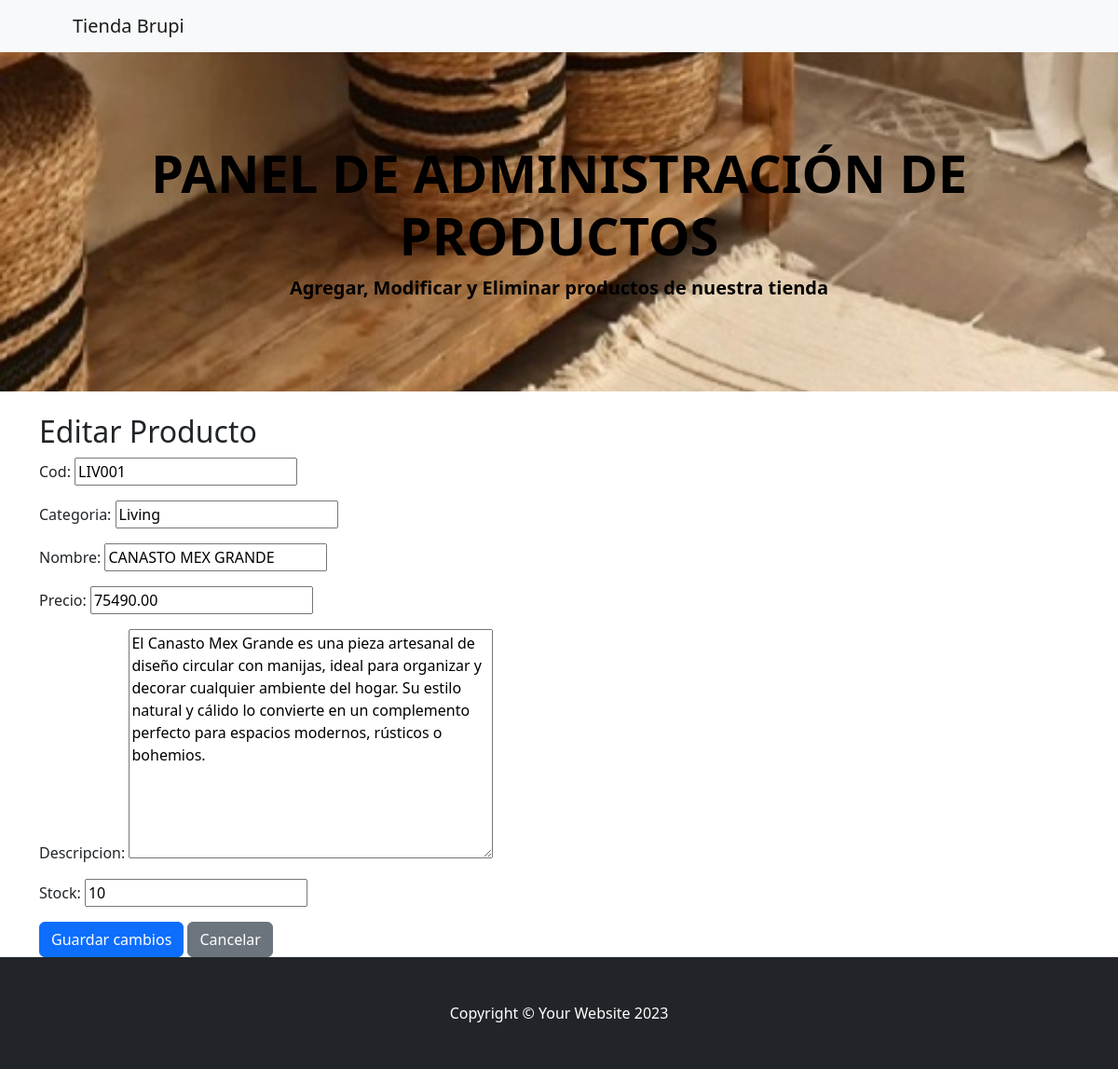
Screenshot of /AppProducto/editar_producto/8 with the database file from the repository.
### AppProducto/models.py (models this page shows, shortened)
class Producto(models.Model):
    cod = models.CharField(max_length=20, unique=True)
    categoria = models.CharField(max_length=50)
    nombre = models.CharField(max_length=100)
    precio = models.DecimalField(max_digits=10, decimal_places=2)
    descripcion = models.TextField(blank=True)
    stock = models.PositiveIntegerField()
    imagen = models.ImageField(upload_to='productos/', blank=True, null=True)

### AppProducto/views.py (the view)
# urls.py: path('editar_producto/<int:id>', views.editar_producto, name='editar_producto'),
def editar_producto(request, id):
    producto = get_object_or_404(Producto, id=id)
    if request.method == 'POST':
        form = ProductoFormulario(request.POST, instance=producto)
        if form.is_valid():
            form.save()
            return redirect('lista_productos')  # Asegurate de tener esta vista y ruta
    else:
        form = ProductoFormulario(instance=producto)
    return render(request, 'AppProducto/editar_producto.html', {'form': form})

### AppProducto/forms.py
class ProductoFormulario(forms.ModelForm):
    class Meta:
        model = Producto
        fields = ['cod', 'categoria', 'nombre', 'precio', 'descripcion', 'stock']

### AppProducto/template/AppProducto/editar_producto.html (shortened to what this page needs)
{% extends "AppProducto/padreadm.html" %}
{% load static %}
{% block contenido %}
<div class="container mt-4">
  <h2>Editar Producto</h2>
  <form method="post">
    {{ form.as_p }}
    <button type="submit" class="btn btn-primary">Guardar cambios</button>
    <a href="{% url 'lista_productos' %}" class="btn btn-secondary">Cancelar</a>
  </form>
</div>
{% endblock %}

### rows the page displays
Producto: cod "LIV001", categoria "Living", nombre "CANASTO MEX GRANDE", precio "75490.00", descripcion "El Canasto Mex Grande es una pieza artesanal de diseño circular con manijas, ideal para organizar y decorar cualquier ambiente del hogar. Su estilo natural y cálido lo convierte en un complemento perfecto para espacios modernos, rústicos o bohemios.", stock "10"
